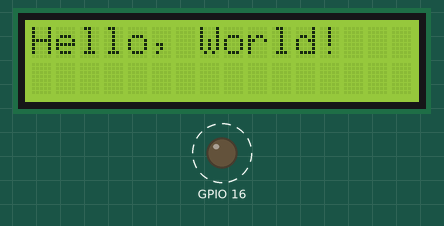
Bench run of a sketch on a simulated ESP8266 (NodeMCU). Parts: 16×2 character LCD, output pins drawn as LEDs (lit = HIGH). Dashed ring = blinking.

Above: at 0.1 s.
At 0.6 s:
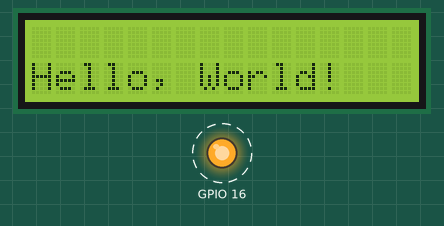
Timing chart, 0 to 130.0 s (numbered marks = the images above):
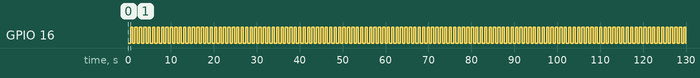

Measured:
- by itself, GPIO 16: alternates HIGH for 0.52 s and LOW for 0.52 s

The sketch:

esp8266_1602_I2C_D6_D5_edit.ino
```cpp
#include <LiquidCrystal_I2C.h>
#include <Wire.h>

LiquidCrystal_I2C lcd(0x27, 16, 2);

void setup(){
  Wire.begin(12,14); // I2C on D6 and D5 since D1 and D2 are connected to the motor driver
  lcd.init();
  lcd.backlight();
  pinMode(16, OUTPUT);
}

void loop(){
  lcd.setCursor(0, 0);
  lcd.print("Hello, World!");
  digitalWrite(16, LOW);
  delay(500);
  lcd.clear();
  lcd.setCursor(0,1);
  lcd.print("Hello, World!");
  digitalWrite(16, HIGH);
  delay(500);
  lcd.clear();
}
```
